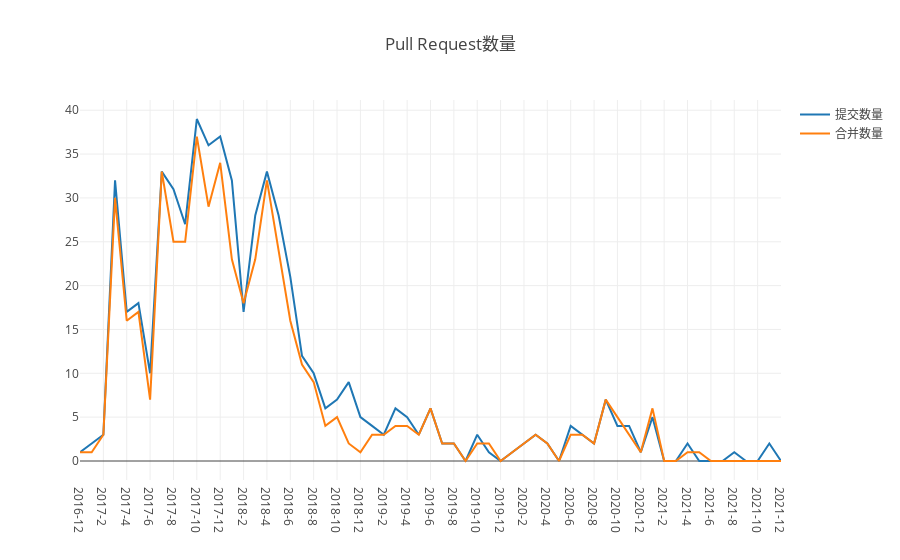

Source (notebook cell):
### Code cell
openDigger.render.plotly([
    {x: used_dates_print, y: opened_pr, mode: 'scatter', name: '提交数量'},
    {x: used_dates_print, y: merged_pr, mode: 'scatter', name: '合并数量'},
], {
    title: 'Pull Request数量',
    yaxis2: { overlaying: 'y', side: 'right', anchor: 'x' },
    xaxis: {type: 'category'}
});

var table_items = []
for (var i = 0; i < used_dates_print.length; ++i) {
    table_items.push({'日期': used_dates_print[i], 
                      '提交数量': opened_pr[i], 
                      '合并数量': merged_pr[i]});
}
console.table(table_items);

### Figure 1 — Plotly figure (JSON) as saved in the notebook; plotly's stock layout.template omitted (floating-point values rounded to 4 significant figures)
{"data": [{"mode": "scatter", "name": "提交数量", "x": ["2016-12", "2017-1", "2017-2", "2017-3", "2017-4", "2017-5", "2017-6", "2017-7", "2017-8", "2017-9", "2017-10", "2017-11", "2017-12", "2018-1", "2018-2", "2018-3", "2018-4", "2018-5", "2018-6", "2018-7", "2018-8", "2018-9", "2018-10", "2018-11", "2018-12", "2019-1", "2019-2", "2019-3", "2019-4", "2019-5", "2019-6", "2019-7", "2019-8", "2019-9", "2019-10", "2019-11", "2019-12", "2020-1", "2020-2", "2020-3", "2020-4", "2020-5", "2020-6", "2020-7", "2020-8", "2020-9", "2020-10", "2020-11", "2020-12", "2021-1", "2021-2", "2021-3", "2021-4", "2021-5", "2021-6", "2021-7", "2021-8", "2021-9", "2021-10", "2021-11", "2021-12"], "y": [1, 2, 3, 32, 17, 18, 10, 33, 31, 27, 39, 36, 37, 32, 17, 28, 33, 28, 21, 12, 10, 6, 7, 9, 5, 4, 3, 6, 5, 3, 6, 2, 2, 0, 3, 1, 0, 1, 2, 3, 2, 0, 4, 3, 2, 7, 4, 4, 1, 5, 0, 0, 2, 0, 0, 0, 1, 0, 0, 2, 0]}, {"mode": "scatter", "name": "合并数量", "x": ["2016-12", "2017-1", "2017-2", "2017-3", "2017-4", "2017-5", "2017-6", "2017-7", "2017-8", "2017-9", "2017-10", "2017-11", "2017-12", "2018-1", "2018-2", "2018-3", "2018-4", "2018-5", "2018-6", "2018-7", "2018-8", "2018-9", "2018-10", "2018-11", "2018-12", "2019-1", "2019-2", "2019-3", "2019-4", "2019-5", "2019-6", "2019-7", "2019-8", "2019-9", "2019-10", "2019-11", "2019-12", "2020-1", "2020-2", "2020-3", "2020-4", "2020-5", "2020-6", "2020-7", "2020-8", "2020-9", "2020-10", "2020-11", "2020-12", "2021-1", "2021-2", "2021-3", "2021-4", "2021-5", "2021-6", "2021-7", "2021-8", "2021-9", "2021-10", "2021-11", "2021-12"], "y": [1, 1, 3, 30, 16, 17, 7, 33, 25, 25, 37, 29, 34, 23, 18, 23, 32, 24, 16, 11, 9, 4, 5, 2, 1, 3, 3, 4, 4, 3, 6, 2, 2, 0, 2, 2, 0, 1, 2, 3, 2, 0, 3, 3, 2, 7, 5, 3, 1, 6, 0, 0, 1, 1, 0, 0, 0, 0, 0, 0, 0]}], "layout": {"autosize": true, "title": {"text": "Pull Request数量"}, "xaxis": {"autorange": true, "range": [0, 60], "type": "category"}, "yaxis": {"autorange": true, "range": [-2.167, 41.17], "type": "linear"}, "yaxis2": {"anchor": "x", "overlaying": "y", "side": "right"}}}
